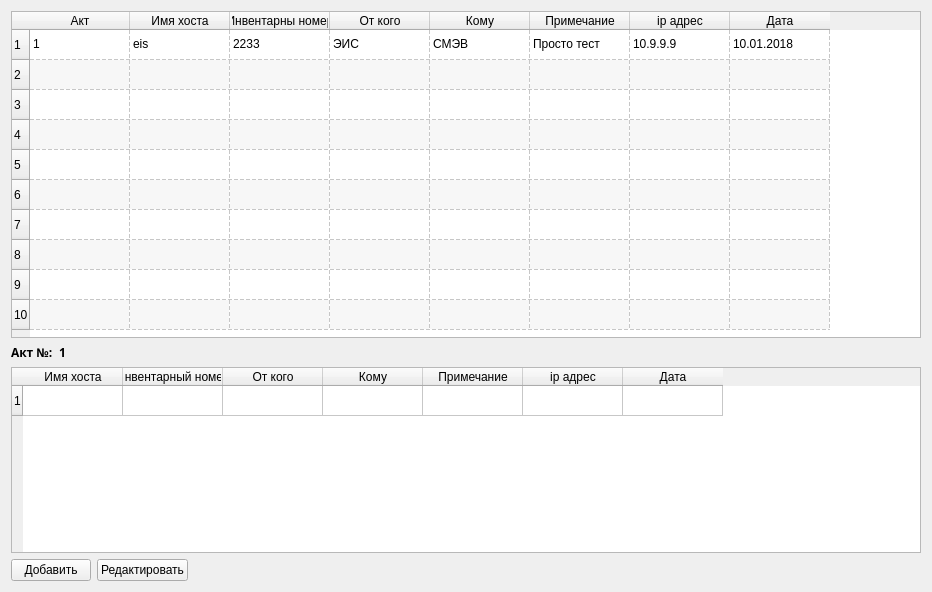
<?xml version="1.0" encoding="UTF-8"?>
<ui version="4.0">
 <class>Form</class>
 <widget class="QWidget" name="Form">
  <property name="geometry">
   <rect>
    <x>0</x>
    <y>0</y>
    <width>932</width>
    <height>592</height>
   </rect>
  </property>
  <property name="windowTitle">
   <string>Form</string>
  </property>
  <layout class="QGridLayout" name="gridLayout_3">
   <item row="0" column="0">
    <widget class="QTableWidget" name="tableWidget">
     <property name="sizeAdjustPolicy">
      <enum>QAbstractScrollArea::AdjustToContentsOnFirstShow</enum>
     </property>
     <property name="alternatingRowColors">
      <bool>true</bool>
     </property>
     <property name="gridStyle">
      <enum>Qt::DashLine</enum>
     </property>
     <property name="rowCount">
      <number>10</number>
     </property>
     <attribute name="horizontalHeaderCascadingSectionResizes">
      <bool>false</bool>
     </attribute>
     <row>
      <property name="text">
       <string>1</string>
      </property>
     </row>
     <row>
      <property name="text">
       <string>2</string>
      </property>
     </row>
     <row/>
     <row/>
     <row/>
     <row/>
     <row/>
     <row/>
     <row/>
     <row/>
     <column>
      <property name="text">
       <string>Акт</string>
      </property>
     </column>
     <column>
      <property name="text">
       <string>Имя хоста</string>
      </property>
     </column>
     <column>
      <property name="text">
       <string>Инвентарны номер</string>
      </property>
     </column>
     <column>
      <property name="text">
       <string>От кого</string>
      </property>
     </column>
     <column>
      <property name="text">
       <string>Кому</string>
      </property>
     </column>
     <column>
      <property name="text">
       <string>Примечание</string>
      </property>
     </column>
     <column>
      <property name="text">
       <string>ip адрес</string>
      </property>
     </column>
     <column>
      <property name="text">
       <string>Дата</string>
      </property>
     </column>
     <item row="0" column="0">
      <property name="text">
       <string>1</string>
      </property>
     </item>
     <item row="0" column="1">
      <property name="text">
       <string>eis</string>
      </property>
     </item>
     <item row="0" column="2">
      <property name="text">
       <string>2233</string>
      </property>
     </item>
     <item row="0" column="3">
      <property name="text">
       <string>ЭИС</string>
      </property>
     </item>
     <item row="0" column="4">
      <property name="text">
       <string>СМЭВ</string>
      </property>
     </item>
     <item row="0" column="5">
      <property name="text">
       <string>Просто тест</string>
      </property>
     </item>
     <item row="0" column="6">
      <property name="text">
       <string>10.9.9.9</string>
      </property>
     </item>
     <item row="0" column="7">
      <property name="text">
       <string>10.01.2018</string>
      </property>
     </item>
    </widget>
   </item>
   <item row="1" column="0">
    <layout class="QGridLayout" name="gridLayout">
     <item row="0" column="0">
      <widget class="QLabel" name="label">
       <property name="sizePolicy">
        <sizepolicy hsizetype="Fixed" vsizetype="Preferred">
         <horstretch>0</horstretch>
         <verstretch>0</verstretch>
        </sizepolicy>
       </property>
       <property name="font">
        <font>
         <family>Noto Sans Arabic Blk</family>
         <weight>75</weight>
         <bold>true</bold>
        </font>
       </property>
       <property name="text">
        <string>Акт №:</string>
       </property>
      </widget>
     </item>
     <item row="0" column="1">
      <widget class="QLabel" name="label_2">
       <property name="font">
        <font>
         <family>Noto Sans Armenian Blk</family>
         <weight>75</weight>
         <bold>true</bold>
        </font>
       </property>
       <property name="text">
        <string>1</string>
       </property>
      </widget>
     </item>
    </layout>
   </item>
   <item row="2" column="0">
    <widget class="QTableWidget" name="tableWidget_2">
     <row>
      <property name="text">
       <string>1</string>
      </property>
     </row>
     <column>
      <property name="text">
       <string>Имя хоста</string>
      </property>
     </column>
     <column>
      <property name="text">
       <string>Инвентарный номер</string>
      </property>
     </column>
     <column>
      <property name="text">
       <string>От кого</string>
      </property>
     </column>
     <column>
      <property name="text">
       <string>Кому</string>
      </property>
     </column>
     <column>
      <property name="text">
       <string>Примечание</string>
      </property>
     </column>
     <column>
      <property name="text">
       <string>ip адрес</string>
      </property>
     </column>
     <column>
      <property name="text">
       <string>Дата</string>
      </property>
     </column>
    </widget>
   </item>
   <item row="3" column="0">
    <layout class="QGridLayout" name="gridLayout_2">
     <item row="0" column="1">
      <widget class="QPushButton" name="pushButton">
       <property name="text">
        <string>Редактировать</string>
       </property>
      </widget>
     </item>
     <item row="0" column="0">
      <widget class="QPushButton" name="pushButton_2">
       <property name="text">
        <string>Добавить</string>
       </property>
      </widget>
     </item>
     <item row="0" column="2">
      <spacer name="horizontalSpacer">
       <property name="orientation">
        <enum>Qt::Horizontal</enum>
       </property>
       <property name="sizeHint" stdset="0">
        <size>
         <width>40</width>
         <height>20</height>
        </size>
       </property>
      </spacer>
     </item>
    </layout>
   </item>
  </layout>
 </widget>
 <resources/>
 <connections>
  <connection>
   <sender>tableWidget</sender>
   <signal>cellChanged(int,int)</signal>
   <receiver>tableWidget</receiver>
   <slot>resizeColumnsToContents()</slot>
   <hints>
    <hint type="sourcelabel">
     <x>465</x>
     <y>145</y>
    </hint>
    <hint type="destinationlabel">
     <x>465</x>
     <y>145</y>
    </hint>
   </hints>
  </connection>
  <connection>
   <sender>tableWidget_2</sender>
   <signal>cellChanged(int,int)</signal>
   <receiver>tableWidget_2</receiver>
   <slot>resizeColumnsToContents()</slot>
   <hints>
    <hint type="sourcelabel">
     <x>465</x>
     <y>325</y>
    </hint>
    <hint type="destinationlabel">
     <x>465</x>
     <y>325</y>
    </hint>
   </hints>
  </connection>
 </connections>
</ui>
